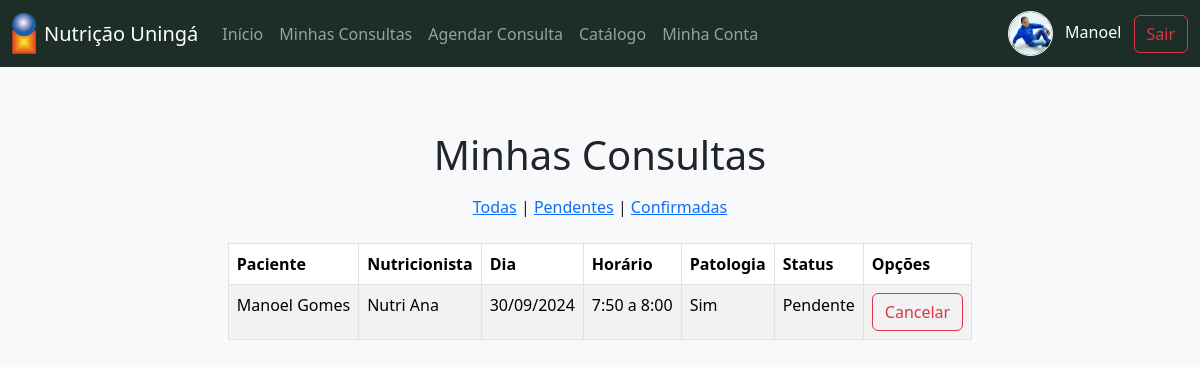
Before: /agendamento/cliente/minhas_consultas/ (signed in) with the older database file.
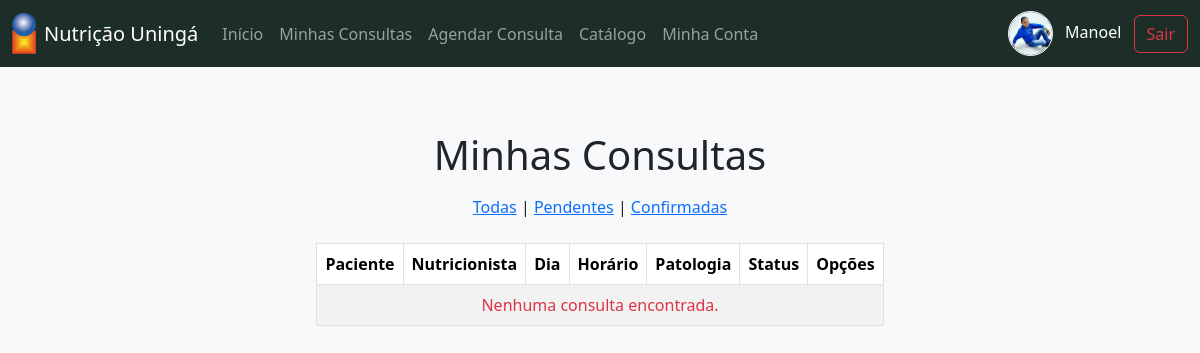
After: the same page with the newer database file.
### agendamento/models.py (models this page shows)
class Agendamento(models.Model):
    HORARIO_CHOICES = [
        ('7:50 a 8:00', '7:50 a 8:00'),
        ('11:00 a 11:15', '11:00 a 11:15'),
    ]
    cliente = ForeignKey(Cliente, on_delete=models.CASCADE, related_name='agendamento', default=1)
    nutricionista = ForeignKey(Nutricionista, on_delete=models.CASCADE,  related_name='agendamento', default=1)
    dia = models.DateField()
    horario = models.CharField(max_length=20, choices=HORARIO_CHOICES, default='7:50 a 8:00')
    status = models.CharField(max_length=20, choices=[
            ('Pendente', 'Pendente'),
            ('Confirmado', 'Confirmado'),
            ('Cancelado', 'Cancelado')
        ],
        default='Pendente',
    )
    tem_patologia = models.BooleanField(default=False)
    class Meta:
        verbose_name = "Agendamento"
        verbose_name_plural = "Agendamentos"

### login/models.py (models this page shows, shortened)
class Cliente(models.Model):
    user = models.OneToOneField(User, on_delete=models.CASCADE)
    class Meta:
        verbose_name = 'Cliente'
        verbose_name_plural = 'Clientes'
    def __str__(self):
        return f'{self.user.first_name} {self.user.last_name}'

class User(AbstractUser):
    is_cliente = models.BooleanField(default=False)
    is_nutricionista = models.BooleanField(default=False)
    username = models.CharField(unique=True, max_length=50, null=True, blank=True)
    email = models.EmailField(unique=True)
    foto = models.ImageField(null=True, blank=True, upload_to="foto_usuario/")
    data_nascimento = models.DateField(null=False, blank=False, default='2000-01-01')
    USERNAME_FIELD = 'email'
    REQUIRED_FIELDS = ['username', 'first_name', 'last_name']
    class Meta:
        verbose_name = 'Usuario'
        verbose_name_plural = 'Usuarios'
        permissions = [
            ("cliente", "Pode visitar sua pagina de cliente"),
            ("nutricionista", "Pode visitar sua pagina de nutricionista"),
        ]

class Nutricionista(models.Model):
    user = models.OneToOneField(User, on_delete=models.CASCADE)
    class Meta:
        verbose_name = 'Nutricionista'
        verbose_name_plural = 'Nutricionistas'
    def __str__(self):
        return f'{self.user.first_name} {self.user.last_name}'

### agendamento/views.py (the view)
# urls.py: path('cliente/minhas_consultas/', views.minhas_consultas, name='minhas_consultas'),
@login_required
@permission_required('login.cliente')
def minhas_consultas(request):
    status_filtro = request.GET.get('status')
    if status_filtro:
        consultas = Agendamento.objects.filter(
            status=status_filtro,
            cliente=request.user.cliente
        )
    else:
        consultas = Agendamento.objects.filter(
            cliente=request.user.cliente
        ).order_by('dia')
    return render(
        request,
        'agendamento/cliente/minhas_consultas.html',
        {'consultas': consultas}
    )

### agendamento/templates/agendamento/cliente/minhas_consultas.html (shortened to what this page needs)
{% extends "base_cliente.html" %}
{% load static %}
{% block styles %}
    <link rel="stylesheet" href="{% static "css/agendamento/pagina_inicial.css" %}">
{% endblock styles %}
{% block conteudo %}
    <main class="container d-flex flex-column align-items-center gap-2" style="margin-top: 4rem;">
        <h1>Minhas Consultas</h1>
        <div>
            <a href="?">Todas</a> |
            <a href="?status=Pendente">Pendentes</a> |
            <a href="?status=Confirmado">Confirmadas</a>
        </div>
        {% include "partials/agendamento/cliente/tabela_consultas.html" %}
    </main>
{% endblock conteudo %}

### agendamento/templates/partials/agendamento/cliente/tabela_consultas.html
<div class="table-responsive mt-3">
    <table class="table table-bordered table-striped">
        <thead>
            <tr>
                <th>Paciente</th>
                <th>Nutricionista</th>
                <th>Dia</th>
                <th>Horário</th>
                <th>Patologia</th>
                <th>Status</th>
                <th>Opções</th>
            </tr>
        </thead>
        <tbody>
            {% for consulta in consultas %}
                <tr>
                    <td>{{ consulta.cliente }}</td>
                    <td>{{ consulta.nutricionista }}</td>
                    <td>{{ consulta.dia|date:"d/m/Y" }}</td>
                    <td>{{ consulta.horario }}</td>
                    <td>
                        {% if consulta.tem_patologia %}
                            Sim
                        {% else %}
                            Não
                        {% endif %}
                    </td>
                    <td>{{ consulta.status }}</td>
                    <td>
                        <a class="btn btn-outline-danger"
                            href="{% url 'cancelar_consulta' consulta.id %}"
                            onclick="return confirm('Tem certeza que deseja cancelar esta consulta?')">
                            Cancelar
                        </a>
                    </td>
                </tr>
            {% empty %}
                <tr>
                    <td colspan="7" class="text-center text-danger">
                        Nenhuma consulta encontrada.
                    </td>
                </tr>
            {% endfor %}
        </tbody>
    </table>
</div>

Changed rows visible on the page:
removed Agendamento: cliente "Manoel Gomes", nutricionista "Nutri Ana", dia "30/09/2024", horario "7:50 a 8:00", tem_patologia "Sim", status "Pendente"
Other visible differences:
text now shown: "Nenhuma consulta encontrada."
